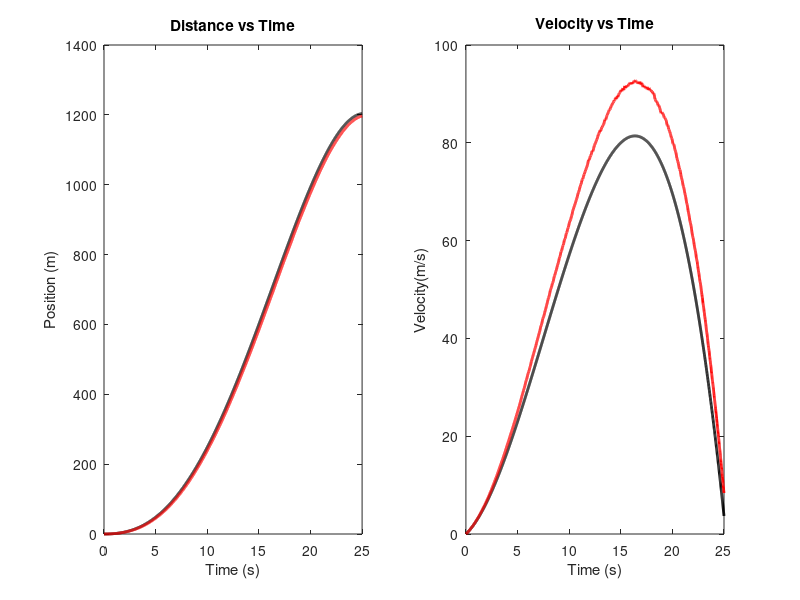
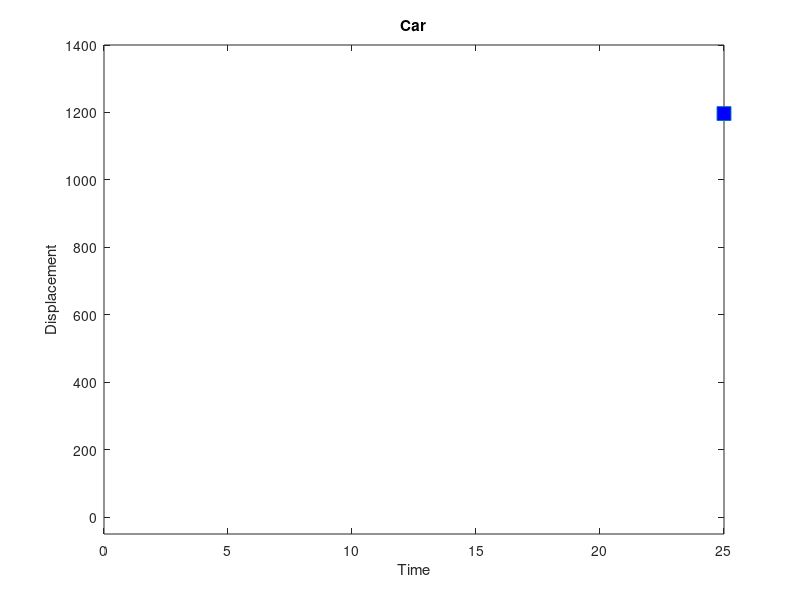

MATLAB code for these plots, in order:
initial_position = 0.0;  % meters
initial_velocity = 0.0;  % meters per second
  
time_step = 0.01;        % seconds
total_time = 25;       % seconds
time = 0:time_step:total_time;
acceleration=ones(size(time));
acceleration1=ones(size(time));
v_ideal = ones(size(time));
s_ideal = ones(size(time));
v_real= ones(size(time));
s_real=ones(size(time));
acceleration(1)=2;
acceleration1(1)=2;
s_ideal(1) = initial_position;
v_ideal(1) = initial_velocity;
s_real(1) = initial_position;
v_real(1) = initial_velocity;

% PID controller gains for displacement
Kp_d = 20.9;
Ki_d = 10;
Kd_d = 0.2;

% PID controller gains for velocity
Kp_v = 20.3;
Ki_v = 15;
Kd_v = 0.2;

error_sum_d = 0;
last_error_d = 0;

error_sum_v = 0;
last_error_v = 0;

for i = 2:length(time)
    error_d = s_ideal(i-1) - s_real(i-1);
    error_sum_d = error_sum_d + error_d;
    error_rate_d = (error_d - last_error_d) / time_step;
    last_error_d = error_d;
    
    control_input_d = Kp_d * error_d + Ki_d * error_sum_d + Kd_d * error_rate_d;
    
    error_v = v_ideal(i-1) - v_real(i-1);
    error_sum_v = error_sum_v + error_v;
    error_rate_v = (error_v - last_error_v) / time_step;
    last_error_v = error_v;
    
    control_input_v = Kp_v * error_v + Ki_v * error_sum_v + Kd_v * error_rate_v;
    acceleration1(i)=acceleration1(1)+((((time(i)-7.5)^2)/-11.25)+5);
    acceleration(i) = control_input_d + control_input_v+acceleration1(i);
    
    v_ideal(i) = v_ideal(i-1) +  (acceleration1(i)+acceleration1(i-1))*0.5* time_step;
    v_real(i) = v_real(i-1) + (acceleration(i)+acceleration(i-1))*0.5 * time_step *(0.75 + 0.25*rand);
    s_ideal(i) = s_ideal(i-1) + (v_ideal(i)+v_ideal(i-1))*0.5 * time_step;
    s_real(i) = s_real(i-1) + (v_real(i)+v_real(i-1))*0.5 * time_step*(0.75 + 0.25*rand);
end
subplot(1, 2, 1);
plot(time, s_ideal, 'k', 'LineWidth', 2);  % Use square brackets for time and s
hold on
plot(time, s_real, 'r', 'LineWidth', 2);
xlabel('Time (s)');
ylabel('Position (m)');
title('Distance vs Time');

subplot(1, 2, 2);
plot(time, v_ideal, 'k', 'LineWidth', 2);  % Use square brackets for time and s
hold on
plot(time, v_real, 'r', 'LineWidth', 2);
xlabel('Time (s)');
ylabel('Velocity(m/s)');
title('Velocity vs Time');
figure;
width=0.5;
height=0.2;
y_lower=s_real(1)-height;
y_upper=max(s_real)+height;
y_lower=-50;
y_upper=1400;
car_fig=plot(s_real(1),0,"s","Markersize",10,"MarkerFaceColor","blue");
xlabel("Time")
ylabel("Displacement")
title("Car");
axis([min(time) max(time) y_lower y_upper] );

for i=1:length(time)
    set(car_fig,"Xdata",time(i),"Ydata",s_real(i))
    drawnow;
    pause(0.09);
end
